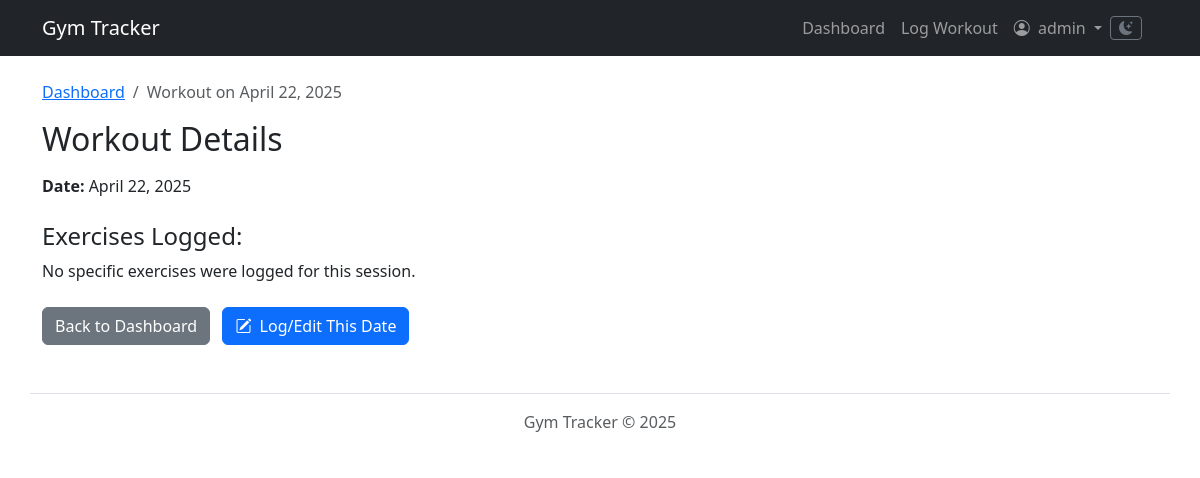
The app's page /workouts/session/7/ (signed in), older data.
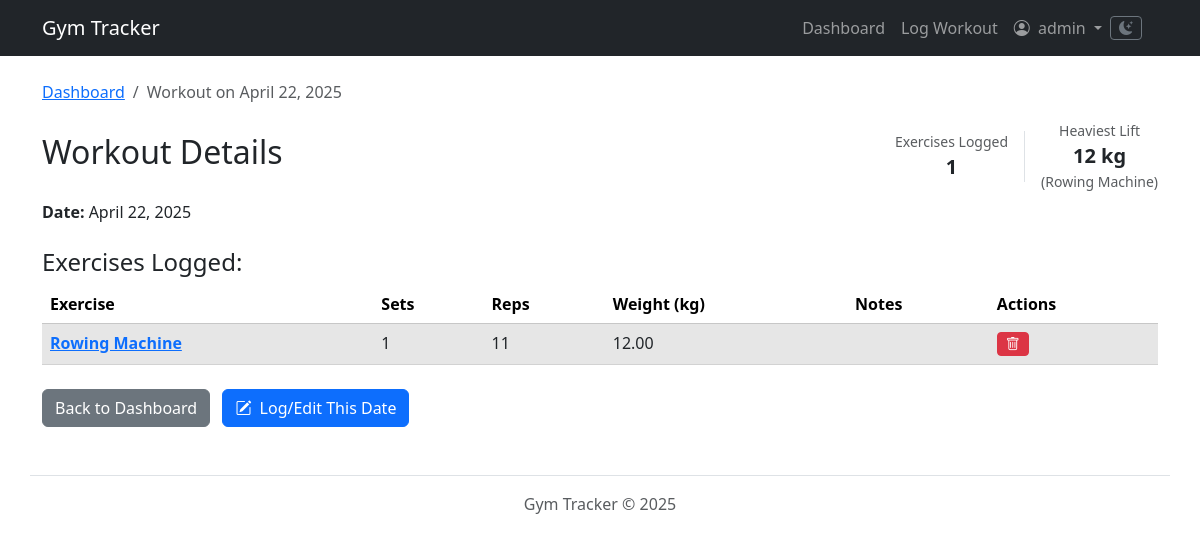
The same page, newer data.
### workouts/models.py (models this page shows, shortened)
class Exercise(models.Model):
    name = models.CharField(max_length=100, unique=True)
    description = models.TextField(blank=True, null=True)

class WorkoutLog(models.Model):
    session = models.ForeignKey(WorkoutSession, related_name='logs', on_delete=models.CASCADE)
    exercise = models.ForeignKey(Exercise, on_delete=models.PROTECT)  # Protect exercise from deletion if used
    sets = models.PositiveIntegerField(blank=True, null=True)
    reps = models.PositiveIntegerField(blank=True, null=True)
    weight = models.DecimalField(max_digits=6, decimal_places=2, blank=True, null=True)
    duration = models.DurationField(blank=True, null=True)  # e.g., for cardio
    notes = models.TextField(blank=True, null=True)

### workouts/views.py (the view)
# urls.py: path('session/<int:session_id>/', views.workout_detail_view, name='workout_detail'),
@login_required
def workout_detail_view(request, session_id):
    workout_session = get_object_or_404(WorkoutSession, pk=session_id, user=request.user)
    session_logs = workout_session.logs.all().order_by('id')
    log_count = session_logs.count()
    heaviest_lift_weight = None
    heaviest_lift_exercise_name = None
    if log_count > 0:  # Optimization: Only query max weight if logs exist
        max_weight_aggregate = session_logs.filter(weight__isnull=False).aggregate(max_w=Max('weight'))
        if max_weight_aggregate and max_weight_aggregate['max_w'] is not None:
            heaviest_lift_weight = max_weight_aggregate['max_w']
            first_log_with_max = session_logs.filter(weight=heaviest_lift_weight).select_related('exercise').first()
            if first_log_with_max:
                heaviest_lift_exercise_name = first_log_with_max.exercise.name
    context = {
        'session': workout_session,
        'logs': session_logs,
        'log_count': log_count,  # Pass count
        'heaviest_lift_weight': heaviest_lift_weight,  # Pass max weight
        'heaviest_lift_exercise_name': heaviest_lift_exercise_name,  # Pass exercise name
    }
    return render(request, 'workouts/workout_detail.html', context)

### workouts/templates/workouts/workout_detail.html (shortened to what this page needs)
{% extends 'workouts/base.html' %}
{% block content %}
<div class="container mt-4">
    <nav aria-label="breadcrumb">
        <ol class="breadcrumb">
            <li class="breadcrumb-item"><a href="{% url 'workouts:dashboard' %}">Dashboard</a></li>
            <li class="breadcrumb-item active" aria-current="page">Workout on {{ session.date|date:"F d, Y" }}</li>
        </ol>
    </nav>
    <div class="d-flex flex-wrap justify-content-between align-items-center mb-2">
        <h2 class="me-3">Workout Details</h2>
        <div class="d-flex align-items-center">
            {% if log_count > 0 %}
            <div class="text-center border-end pe-3 me-3">
                 <span class="text-muted d-block small">Exercises Logged</span>
                 <strong class="fs-5">{{ log_count }}</strong>
            </div>
            {% endif %}
            {% if heaviest_lift_weight is not None %}
            <div class="text-center">
                 <span class="text-muted d-block small">Heaviest Lift</span>
                 <strong class="fs-5">{{ heaviest_lift_weight|floatformat:0 }} kg</strong>
                 {% if heaviest_lift_exercise_name %}
                 <small class="d-block text-muted">({{ heaviest_lift_exercise_name }})</small>
                 {% endif %}
            </div>
            {% endif %}
        </div>
    </div>
    <p><strong>Date:</strong> {{ session.date|date:"F d, Y" }}</p>
    <h4 class="mt-4">Exercises Logged:</h4>
    {% if logs %}
    <table class="table table-striped table-hover">
        <thead>
        <tr>
            <th scope="col">Exercise</th>
            <th scope="col">Sets</th>
            <th scope="col">Reps</th>
            <th scope="col">Weight (kg)</th>
            <th scope="col">Notes</th>
            <th scope="col">Actions</th>
        </tr>
        </thead>
        <tbody>
        {% for log in logs %}
        <tr>
            <td><strong><a href="{% url 'workouts:exercise_stats' exercise_id=log.exercise.id %}"
                           title="View progress chart for {{ log.exercise.name }}">
                {{ log.exercise.name }}
            </a></strong></td>
            <td>{{ log.sets|default:"N/A" }}</td>
            <td>{{ log.reps|default:"N/A" }}</td>
            <td>{{ log.weight|default:"N/A" }}</td>
            <td>{{ log.notes|default:""|linebreaksbr }}</td>
            <td>
                <form action="{% url 'workouts:delete_workout_log' log_id=log.id %}"
                      method="POST"
                      class="d-inline"
                      onsubmit="return confirm('Are you sure you want to delete this entry?');">
                    <button type="submit" class="btn btn-danger btn-sm" title="Delete this entry">
                        <i class="bi bi-trash"></i>
                    </button>
                </form>
            </td>
        </tr>
        {% endfor %}
        </tbody>
    </table>
    {% else %}
    <p>No specific exercises were logged for this session.</p>
    {% endif %}
    <div class="mt-4">
        <a href="{% url 'workouts:dashboard' %}" class="btn btn-secondary">Back to Dashboard</a>
        <a href="{% url 'workouts:log_workout_date' date_str=session.date|date:'Y-m-d' %}" class="btn btn-primary ms-2">
            <i class="bi bi-pencil-square me-1"></i>
            Log/Edit This Date
        </a>
    </div>
</div>
{% endblock %}

Row changes from the older to the newer data that the page shows:
now on this page (row unchanged): Exercise: name "Rowing Machine"
added WorkoutLog: exercise.name "Rowing Machine", sets "1", reps "11", weight "12.00"
Text that changed along with them:
{{ log_count }}: (not shown) → "1"
{{ heaviest_lift_weight|floatformat:0 }}: (not shown) → "12"
text no longer shown: "No specific exercises were logged for this session."
text now shown: "Exercises Logged Heaviest Lift kg ( ) Exercise Sets Reps Weight (kg) Notes Actions"
